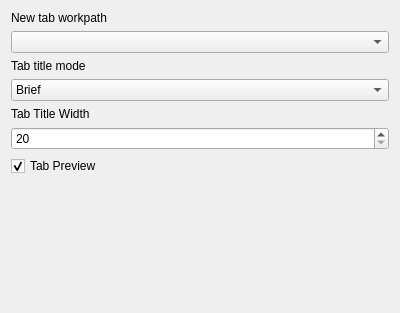
<?xml version="1.0" encoding="UTF-8"?>
<ui version="4.0">
 <class>GlobalOptionsGeneralWidget</class>
 <widget class="QWidget" name="GlobalOptionsGeneralWidget">
  <property name="geometry">
   <rect>
    <x>0</x>
    <y>0</y>
    <width>400</width>
    <height>313</height>
   </rect>
  </property>
  <layout class="QVBoxLayout" name="verticalLayout">
   <item>
    <widget class="QLabel" name="label_7">
     <property name="text">
      <string>New tab workpath</string>
     </property>
    </widget>
   </item>
   <item>
    <widget class="QComboBox" name="comboBoxNewTabWorkPath"/>
   </item>
   <item>
    <widget class="QLabel" name="label">
     <property name="text">
      <string>Tab title mode</string>
     </property>
    </widget>
   </item>
   <item>
    <widget class="QComboBox" name="comboBoxTabTitleMode">
     <item>
      <property name="text">
       <string>Brief</string>
      </property>
     </item>
     <item>
      <property name="text">
       <string>Full</string>
      </property>
     </item>
     <item>
      <property name="text">
       <string>Scroll</string>
      </property>
     </item>
    </widget>
   </item>
   <item>
    <widget class="QLabel" name="label_2">
     <property name="text">
      <string>Tab Title Width</string>
     </property>
    </widget>
   </item>
   <item>
    <widget class="QSpinBox" name="spinBoxTabTitleWidth">
     <property name="minimum">
      <number>20</number>
     </property>
     <property name="maximum">
      <number>100</number>
     </property>
    </widget>
   </item>
   <item>
    <widget class="QCheckBox" name="checkBoxTabPreview">
     <property name="text">
      <string>Tab Preview</string>
     </property>
     <property name="checked">
      <bool>true</bool>
     </property>
    </widget>
   </item>
   <item>
    <spacer name="verticalSpacer">
     <property name="orientation">
      <enum>Qt::Vertical</enum>
     </property>
     <property name="sizeHint" stdset="0">
      <size>
       <width>20</width>
       <height>40</height>
      </size>
     </property>
    </spacer>
   </item>
  </layout>
 </widget>
 <resources/>
 <connections/>
</ui>
